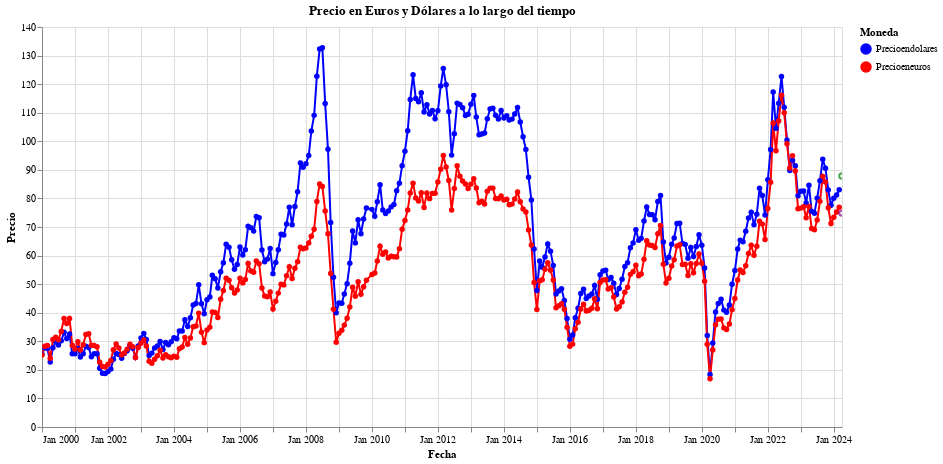

Here is the notebook cell this chart was saved with:
### Markdown cell above
Grafico Con Eventos

### Code cell
import pandas as pd
import altair as alt
from sklearn.linear_model import LinearRegression

# Cargar los datos desde el archivo CSV
file_path = "C:/Users/jetsf/Downloads/datosv2.csv"#cambiar la direccion
data = pd.read_csv(file_path, encoding='latin1')


# Convertir la columna de fechas a formato de fecha y redondear al primer día de cada mes
data['Fecha'] = pd.to_datetime(data['Fecha'], format='%d/%m/%Y')

# Convertir las fechas en días transcurridos desde una fecha inicial
data['Days'] = (data['Fecha'] - data['Fecha'].min()).dt.days

# Eliminar el símbolo "$" de las columnas 'Precioendolares' y 'Precioeneuros' y convertirlas a tipo float
data['Precioendolares'] = data['Precioendolares'].replace({'\$': ''}, regex=True).astype(float)
data['Precioeneuros'] = data['Precioeneuros'].replace({'\$': ''}, regex=True).astype(float)

# Concatenar los datos para trazar en una sola gráfica
melted_data = data.melt(id_vars=['Fecha', 'Evento'], value_vars=['Precioendolares', 'Precioeneuros'], 
                        var_name='Moneda', value_name='Precio')

# Inicializar y entrenar el modelo de regresión lineal para el precio en dólares
model_dolares = LinearRegression()
model_dolares.fit(data[['Days']], data['Precioendolares'])

# Inicializar y entrenar el modelo de regresión lineal para el precio en euros
model_euros = LinearRegression()
model_euros.fit(data[['Days']], data['Precioeneuros'])

# Obtener el último día registrado en los datos
ultimo_dia = data['Days'].max()

#  Calcular el primer día de abril si en el parentesis se pone 0 el programa se bugea no hacer
primer_dia_abril = data['Fecha'].max() + pd.offsets.MonthBegin(1)

#  Crear un DataFrame con el primer día de abril para hacer la predicción
next_day_df = pd.DataFrame({'Days': [(primer_dia_abril - data['Fecha'].min()).days]})

# Hacer la predicción para el primer día de abril en dólares
precio_predicho_dolares = model_dolares.predict(next_day_df)

# Hacer la predicción para el primer día de abril en euros
precio_predicho_euros = model_euros.predict(next_day_df)

# Crear un DataFrame con la predicción para graficarla como un punto probable
prediccion_df = pd.DataFrame({'Fecha': [primer_dia_abril], 
                              'Precioendolares': precio_predicho_dolares,
                              'Precioeneuros': precio_predicho_euros})

# Graficar los datos históricos y la predicción
historico = alt.Chart(melted_data).mark_line(point=True).encode(
    x=alt.X('Fecha:T', title='Fecha', axis=alt.Axis(format='%b %Y')),  # Mostrar solo el mes y el año en el eje x
    y=alt.Y('Precio:Q', title='Precio'),
    color=alt.Color('Moneda:N', title='Moneda', scale=alt.Scale(range=['blue', 'red'])),
    tooltip=['Fecha:T', alt.Tooltip('Precio:Q', title='Precio'), 'Evento:N']
).properties(
    title='Precio en Euros y Dólares a lo largo del tiempo',
    width=800,
    height=400
)

prediccion_dolares = alt.Chart(prediccion_df).mark_point(color='green').encode(
    x='Fecha:T',
    y='Precioendolares:Q'
)

prediccion_euros = alt.Chart(prediccion_df).mark_point(color='purple').encode(
    x='Fecha:T',
    y='Precioeneuros:Q'
)

grafico = historico + prediccion_dolares + prediccion_euros

grafico.interactive()

### Figure 1 — Vega-Lite specification as saved in the notebook (floating-point values rounded to 4 significant figures; data arrays with more than 128 entries replaced by an {"elided": "..."} marker saying what was removed)
{"config": {"view": {"continuousWidth": 300, "continuousHeight": 300}}, "layer": [{"data": {"name": "data-32fd789d23ebf70015ef442e21482382"}, "mark": {"type": "line", "point": true}, "encoding": {"color": {"field": "Moneda", "scale": {"range": ["blue", "red"]}, "title": "Moneda", "type": "nominal"}, "tooltip": [{"field": "Fecha", "type": "temporal"}, {"field": "Precio", "title": "Precio", "type": "quantitative"}, {"field": "Evento", "type": "nominal"}], "x": {"axis": {"format": "%b %Y"}, "field": "Fecha", "title": "Fecha", "type": "temporal"}, "y": {"field": "Precio", "title": "Precio", "type": "quantitative"}}, "name": "view_10", "title": "Precio en Euros y Dólares a lo largo del tiempo"}, {"data": {"name": "data-3cad62833bd5aec6a65c2b1c74f7db26"}, "mark": {"type": "point", "color": "green"}, "encoding": {"x": {"field": "Fecha", "type": "temporal"}, "y": {"field": "Precioendolares", "type": "quantitative"}}}, {"data": {"name": "data-3cad62833bd5aec6a65c2b1c74f7db26"}, "mark": {"type": "point", "color": "purple"}, "encoding": {"x": {"field": "Fecha", "type": "temporal"}, "y": {"field": "Precioeneuros", "type": "quantitative"}}}], "height": 400, "params": [{"name": "param_10", "select": {"type": "interval", "encodings": ["x", "y"]}, "bind": "scales", "views": ["view_10"]}], "width": 800, "$schema": "https://vega.github.io/schema/vega-lite/v5.16.3.json", "datasets": {"data-32fd789d23ebf70015ef442e21482382": {"elided": "580 records"}, "data-3cad62833bd5aec6a65c2b1c74f7db26": [{"Fecha": "2024-04-01T00:00:00", "Precioendolares": 87.87, "Precioeneuros": 74.86}]}}
